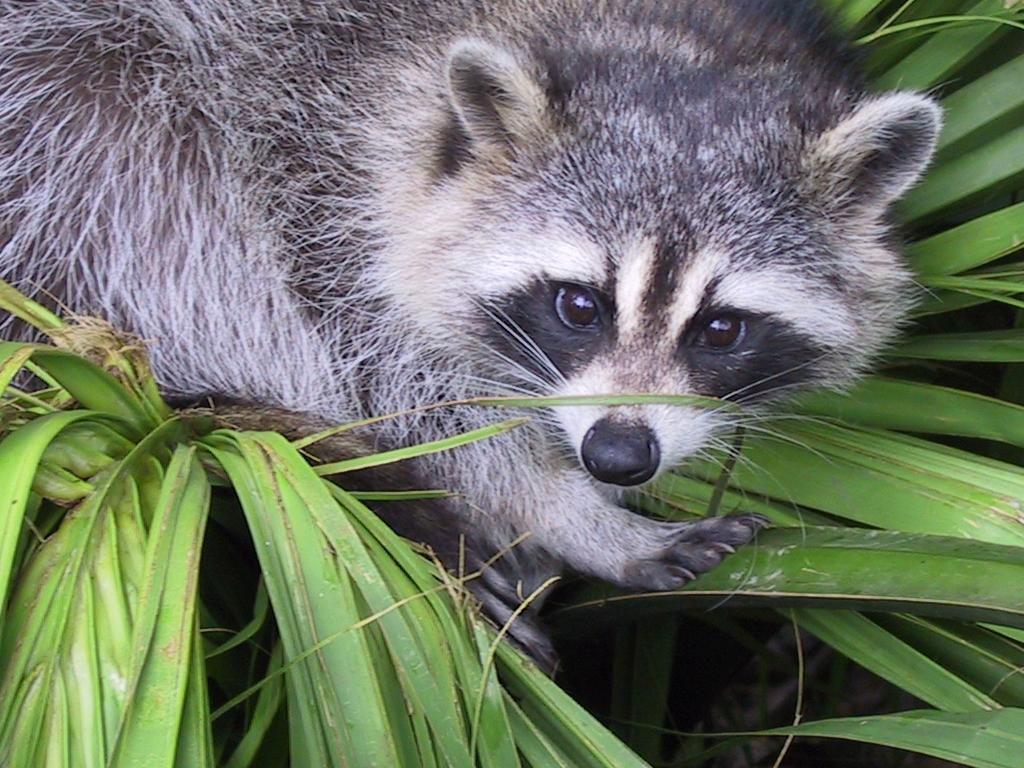
#> input picture Python_1_Array/ex03/animal.jpeg, 1024 x 768 px
$ python zoom.py
#> lines starting #> are read from the running program, lines starting #| are printed output that depends on the picture
### Python_1_Array/ex03/load_image.py
from PIL import Image
import numpy as np


def ft_load(path: str) -> np.array:
#> called with path = 'animal.jpeg'
    img = Image.open(path)
#> img is the input picture: PIL image 1024x768 RGB; mean R, G, B 110.7, 117.7, 102.1
    assert img is not None, "Image not found."
    assert img.format in ["JPEG", "JPG"], \
        "Unsupported image format: ${format}.".format(format=img.format)
    img_rgb = img.convert('RGB')
    assert img_rgb is not None, "Error converting image to RGB."
    pixel_data = np.array(img_rgb)
    print("The shape of image is: ", pixel_data.shape)
#| The shape of image is:  (768, 1024, 3)
#> (printed output is left out)
    return pixel_data

### Python_1_Array/ex03/zoom.py
from PIL import Image
import numpy as np
from load_image import ft_load


def zoom(image: np.array):
    zoomed = image[100:500, 410:810, 0]
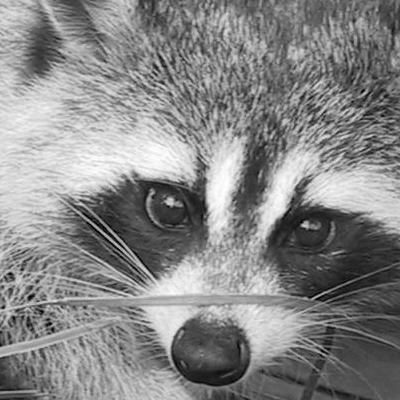
#> zoomed: shape (400, 400); min 0, max 255, mean 134.9
    assert zoomed is not None, "Error slicing image."
    print("New shape after slicing: ", zoomed.shape)
#| New shape after slicing:  (400, 400)
    transformed_array = zoomed.reshape(-1, 1, 1)
    print(transformed_array)
#> (printed output is left out)
    zoomed_img = Image.fromarray(zoomed)
    zoomed_img.show()


if __name__ == "__main__":
    image = ft_load("animal.jpeg")
    print(image)
    zoom(image)
